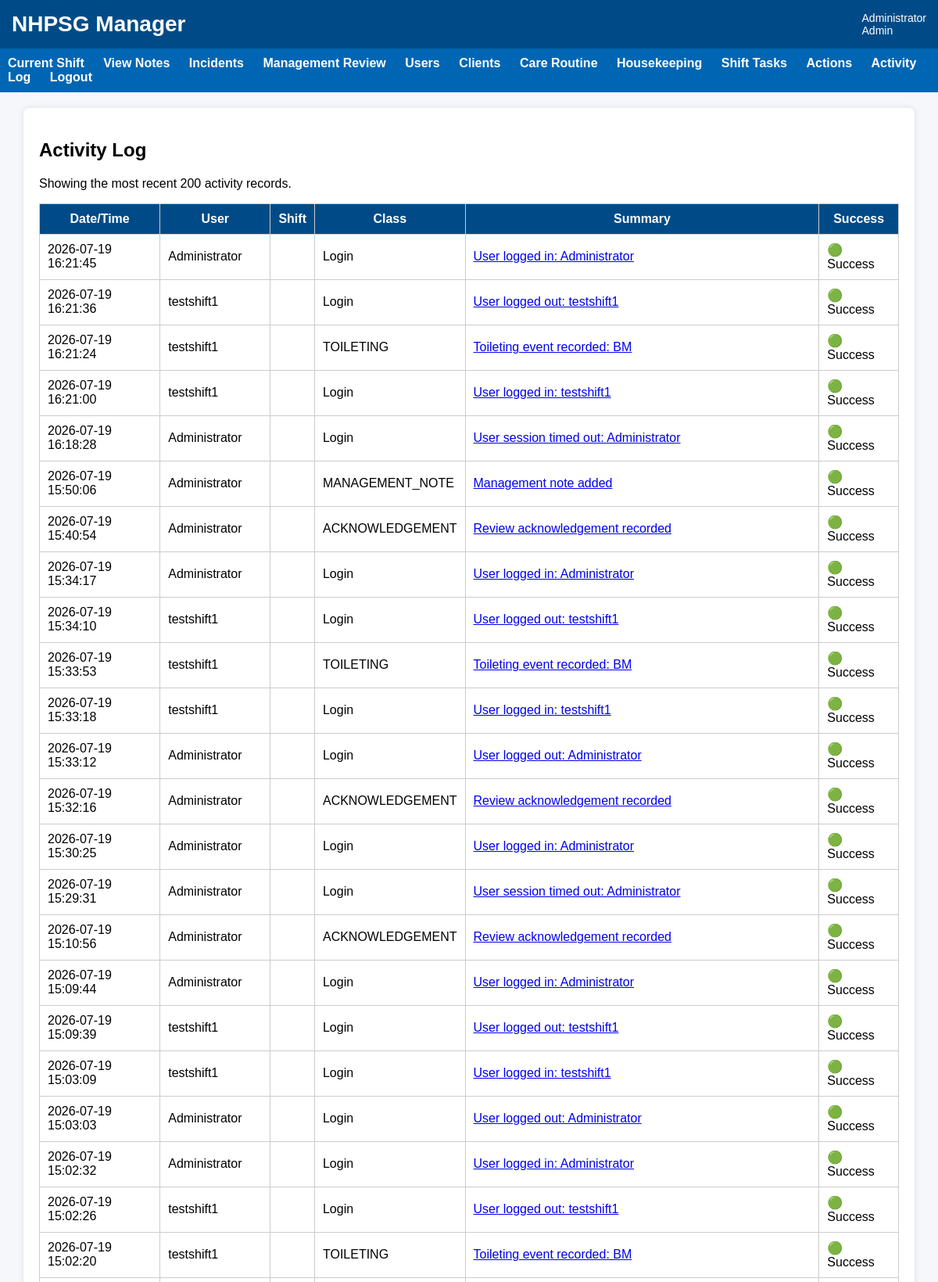
The page /activity-log (signed in, upper part) on the database its author committed.
### tables this page shows
CREATE TABLE users (
    user_id INTEGER PRIMARY KEY AUTOINCREMENT,
    username TEXT UNIQUE NOT NULL,
    password_hash TEXT NOT NULL,
    full_name TEXT NOT NULL,
    role TEXT NOT NULL,
    active INTEGER NOT NULL DEFAULT 1
, must_change_password INTEGER NOT NULL DEFAULT 0, password_reset_at TEXT, password_reset_by INTEGER, last_password_changed_at TEXT);

CREATE TABLE "activity_log" (
	"activity_id"	INTEGER,
	"activity_datetime"	TEXT DEFAULT CURRENT_TIMESTAMP,
	"activity_class"	TEXT NOT NULL,
	"activity_type"	TEXT NOT NULL,
	"user_id"	INTEGER,
	"client_id"	INTEGER,
	"shift_id"	INTEGER,
	"related_table"	TEXT,
	"related_id"	INTEGER,
	"summary"	TEXT NOT NULL,
	"details"	TEXT,
	"created_at"	TEXT DEFAULT CURRENT_TIMESTAMP, success INTEGER DEFAULT 1,
	PRIMARY KEY("activity_id" AUTOINCREMENT)
);

### app.py (the view)
@app.route("/activity-log")
def activity_log():
    if "user_id" not in session:
        return redirect(url_for("login"))
    if session["role"] not in ["Admin", "Program Manager", "Director"]:
        return "Access denied", 403
    conn = get_db()
    logs = conn.execute("""
        SELECT
            al.*,
            u.full_name,
            c.client_name
        FROM activity_log al
        LEFT JOIN users u ON al.user_id = u.user_id
        LEFT JOIN clients c ON al.client_id = c.client_id
        ORDER BY al.activity_datetime DESC
        LIMIT 200
    """).fetchall()
    conn.close()
    return render_template("activity_log.html", logs=logs)

### app.py (called while the page is built, shortened)
@app.before_request
def enforce_session_timeout():
    if "user_id" not in session:
        return None
    if request.endpoint in [
        "static",
        "login",
        "logout",
        "session_timeout"
    ]:
        return None
    current_time = time.time()
    last_activity = session.get("last_activity")
    if last_activity is not None:
        inactive_seconds = current_time - last_activity
    session["last_activity"] = current_time
    return None

@app.context_processor
def inject_session_timeout_settings():
    return {
        "session_timeout_seconds": SESSION_TIMEOUT_SECONDS,
        "session_warning_seconds": SESSION_WARNING_SECONDS
    }

def get_db():
    print("Using database:", os.path.abspath(DB_NAME))
    conn = sqlite3.connect(DB_NAME)
    conn.row_factory = sqlite3.Row
    return conn

### templates/activity_log.html (shortened to what this page needs)
{% extends "base.html" %}
{% block content %}
<div class="card">
    <h2>Activity Log</h2>
    <p>Showing the most recent 200 activity records.</p>
    {% if logs %}
        <table>
            <tr>
                <th>Date/Time</th>
                <th>User</th>
                <th>Shift</th>
				<th>Class</th>
                <th>Summary</th>
				<th>Success</th>
            </tr>
            {% for log in logs %}
            <tr>
				<td>{{ log.activity_datetime }}</td>
				<td>{{ log.full_name or "" }}</td>
				<td>
					{% if log.shift_id %}
						{{ log.shift_type }}<br>
					{% endif %}
				</td>
				<td>
					{% if log.activity_class == "LOGIN" %}
						Login
					{% elif log.activity_class == "SHIFT" %}
						Shift
					{% elif log.activity_class == "SHIFT_TASK" %}
						Shift Task
					{% elif log.activity_class == "CARE" %}
						Care Routine
					{% elif log.activity_class == "NOTE" %}
						Staff Note
					{% elif log.activity_class == "INCIDENT" %}
						Incident
					{% elif log.activity_class == "ADMIN" %}
						Administration
					{% else %}
						{{ log.activity_class }}
					{% endif %}
				</td>
				<td>
					<a href="/activity-log/{{ log.activity_id }}">
						{{ log.summary }}
					</a>
				</td>
				<td>
					{% if log.success %}
						🟢 Success
					{% else %}
						🔴 Failed
					{% endif %}
				</td>
			</tr>
            {% endfor %}
        </table>
    {% else %}
        <p>No activity records found.</p>
    {% endif %}
</div>
{% endblock %}

### templates/base.html (shortened to what this page needs)
<!DOCTYPE html>
<html>
<head>
    <link rel="stylesheet"
          href="{{ url_for('static', filename='css/style.css') }}">
</head>
<body>
<div class="header">
    <div class="title">
        NHPSG Manager
    </div>
    <div class="user">
        {% if session.full_name %}
            {{ session.full_name }}
            <br>
            {{ session.role }}
        {% endif %}
    </div>
</div>
{% if session.user_id %}
<div class="nav">
    <a href="{{ url_for('dashboard') }}">
        Current Shift
    </a>
    <a href="{{ url_for('shift_notes') }}">
        View Notes
    </a>
    <a href="{{ url_for('incident_list') }}">
        Incidents
    </a>
    {% if session.role in ["Admin", "Program Manager", "Director"] %}
        <a href="{{ url_for('manager_review_hub') }}">
            Management Review
        </a>
        <a href="{{ url_for('users') }}">
            Users
        </a>
        <a href="{{ url_for('clients') }}">
            Clients
        </a>
        <a href="{{ url_for('care_tasks') }}">
            Care Routine
        </a>
        <a href="{{ url_for('housekeeping_tasks') }}">
            Housekeeping
        </a>
        <a href="{{ url_for('shift_tasks') }}">
            Shift Tasks
        </a>
        <a href="{{ url_for('actions') }}">
            Actions
        </a>
        <a href="{{ url_for('activity_log') }}">
            Activity Log
        </a>
    {% endif %}
    <a href="{{ url_for('logout') }}">
        Logout
    </a>
</div>
{% endif %}
<div class="container">
{% block content %}
{% endblock %}
</div>
</body>
</html>

### static/css/style.css (style rules this page uses)
body { font-family: Arial, Helvetica, sans-serif; margin:0; background:#f5f7fa; }
.header { background:#004b87; color:white; padding:15px; display:flex; justify-content:space-between; align-items:center; }
.title { font-size:28px; font-weight:bold; }
.user { font-size:14px; }
.nav { background:#0066b3; padding:10px; }
.nav a { color:white; text-decoration:none; margin-right:20px; font-weight:bold; }
.container { width:95%; margin:auto; margin-top:20px; }
.card { background:white; padding:20px; border-radius:8px; box-shadow:0px 0px 8px rgba(0,0,0,0.1); margin-bottom:20px; }
table { width:100%; border-collapse:collapse; }
th { background:#004b87; color:white; }
td,th { padding:10px; border:1px solid #cccccc; }

### rows shown on the page
users: full_name "Administrator"
activity_log: activity_datetime "2026-07-19 16:21:45", full_name "Administrator", activity_class "Login", summary "User logged in: Administrator", success "🟢 Success"
activity_log: activity_datetime "2026-07-19 16:21:36", full_name "testshift1", activity_class "Login", summary "User logged out: testshift1", success "🟢 Success"
activity_log: activity_datetime "2026-07-19 16:21:24", full_name "testshift1", activity_class "TOILETING", summary "Toileting event recorded: BM", success "🟢 Success"
activity_log: activity_datetime "2026-07-19 16:21:00", full_name "testshift1", activity_class "Login", summary "User logged in: testshift1", success "🟢 Success"
activity_log: activity_datetime "2026-07-19 16:18:28", full_name "Administrator", activity_class "Login", summary "User session timed out: Administrator", success "🟢 Success"
activity_log: activity_datetime "2026-07-19 15:50:06", full_name "Administrator", activity_class "MANAGEMENT_NOTE", summary "Management note added", success "🟢 Success"
activity_log: activity_datetime "2026-07-19 15:40:54", full_name "Administrator", activity_class "ACKNOWLEDGEMENT", summary "Review acknowledgement recorded", success "🟢 Success"
activity_log: activity_datetime "2026-07-19 15:34:17", full_name "Administrator", activity_class "Login", summary "User logged in: Administrator", success "🟢 Success"
activity_log: activity_datetime "2026-07-19 15:34:10", full_name "testshift1", activity_class "Login", summary "User logged out: testshift1", success "🟢 Success"
activity_log: activity_datetime "2026-07-19 15:33:53", full_name "testshift1", activity_class "TOILETING", summary "Toileting event recorded: BM", success "🟢 Success"
activity_log: activity_datetime "2026-07-19 15:33:18", full_name "testshift1", activity_class "Login", summary "User logged in: testshift1", success "🟢 Success"
activity_log: activity_datetime "2026-07-19 15:33:12", full_name "Administrator", activity_class "Login", summary "User logged out: Administrator", success "🟢 Success"
activity_log: activity_datetime "2026-07-19 15:32:16", full_name "Administrator", activity_class "ACKNOWLEDGEMENT", summary "Review acknowledgement recorded", success "🟢 Success"
activity_log: activity_datetime "2026-07-19 15:30:25", full_name "Administrator", activity_class "Login", summary "User logged in: Administrator", success "🟢 Success"
activity_log: activity_datetime "2026-07-19 15:29:31", full_name "Administrator", activity_class "Login", summary "User session timed out: Administrator", success "🟢 Success"
activity_log: activity_datetime "2026-07-19 15:10:56", full_name "Administrator", activity_class "ACKNOWLEDGEMENT", summary "Review acknowledgement recorded", success "🟢 Success"
activity_log: activity_datetime "2026-07-19 15:09:44", full_name "Administrator", activity_class "Login", summary "User logged in: Administrator", success "🟢 Success"
activity_log: activity_datetime "2026-07-19 15:09:39", full_name "testshift1", activity_class "Login", summary "User logged out: testshift1", success "🟢 Success"
activity_log: activity_datetime "2026-07-19 15:03:09", full_name "testshift1", activity_class "Login", summary "User logged in: testshift1", success "🟢 Success"
activity_log: activity_datetime "2026-07-19 15:03:03", full_name "Administrator", activity_class "Login", summary "User logged out: Administrator", success "🟢 Success"
activity_log: activity_datetime "2026-07-19 15:02:32", full_name "Administrator", activity_class "Login", summary "User logged in: Administrator", success "🟢 Success"
activity_log: activity_datetime "2026-07-19 15:02:26", full_name "testshift1", activity_class "Login", summary "User logged out: testshift1", success "🟢 Success"
activity_log: activity_datetime "2026-07-19 15:02:20", full_name "testshift1", activity_class "TOILETING", summary "Toileting event recorded: BM", success "🟢 Success"

### other values the page prints
{{ session.role }} "Admin"
